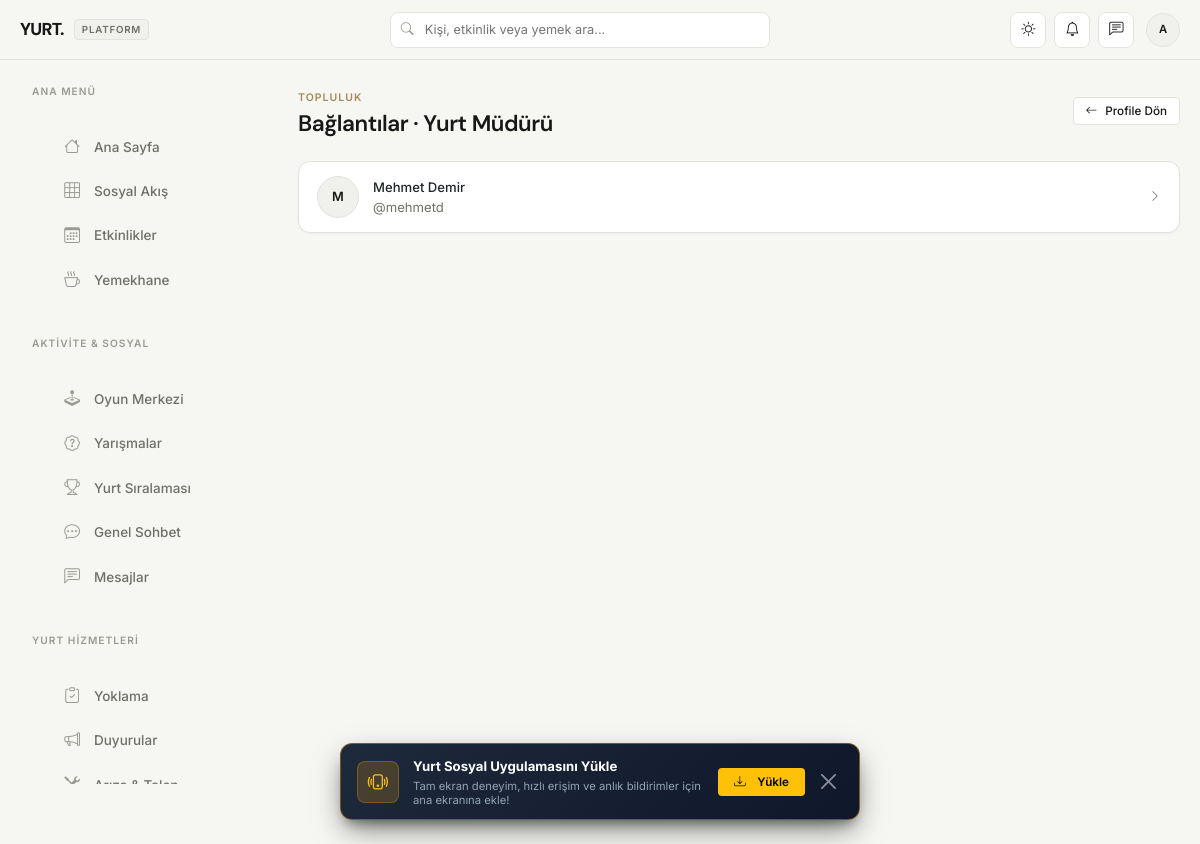
The page /profile/admin/followers (signed in) on the database as committed earlier.
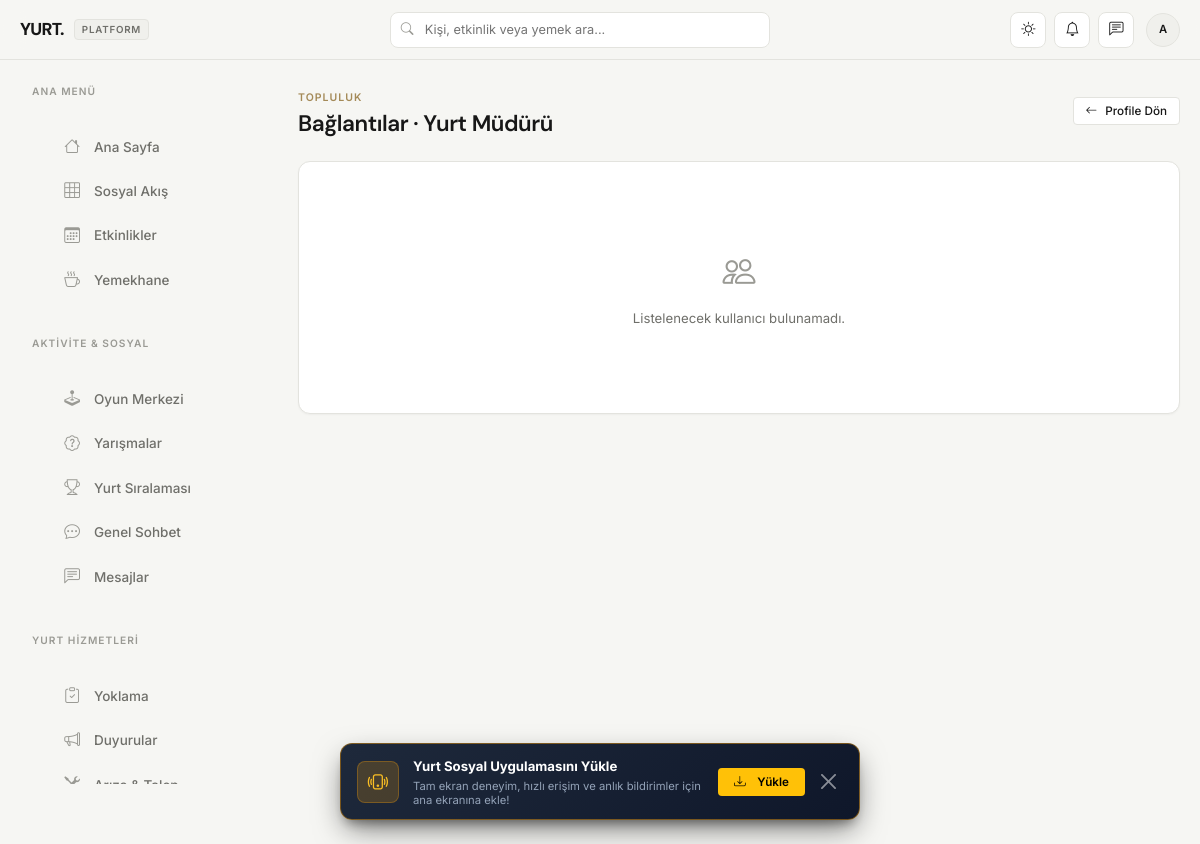
The same page on the database as committed later.
### tables this page shows
CREATE TABLE users (
            id INTEGER PRIMARY KEY AUTOINCREMENT,
            username TEXT UNIQUE NOT NULL,
            password TEXT NOT NULL,
            full_name TEXT NOT NULL,
            room_number TEXT,
            is_admin INTEGER DEFAULT 0,
            created_at TIMESTAMP DEFAULT CURRENT_TIMESTAMP
        , profile_photo TEXT, bio TEXT, in_dorm INTEGER DEFAULT 1, profile_theme TEXT DEFAULT 'default', role TEXT DEFAULT 'ogrenci');

### app.py (the view)
@app.route('/profile/<username>/followers')
@login_required
def followers_list(username):
    conn = get_db()
    user = conn.execute('SELECT * FROM users WHERE username = ?', (username,)).fetchone()
    if not user:
        conn.close()
        flash('Kullanıcı bulunamadı.', 'danger')
        return redirect(url_for('dashboard'))
    people = conn.execute('''
        SELECT u.id, u.username, u.full_name, u.profile_photo,
               EXISTS(SELECT 1 FROM follows f2 WHERE f2.follower_id = ? AND f2.followed_id = u.id) as am_following
        FROM follows f JOIN users u ON f.follower_id = u.id
        WHERE f.followed_id = ?
        ORDER BY f.created_at DESC
    ''', (session['user_id'], user['id'])).fetchall()
    conn.close()
    return render_template('follow_list.html', profile_user=user, people=people,
                            list_title='Takipçiler')

### app.py (called while the page is built)
def now_tr():
    return datetime.now(ISTANBUL_TZ)

def can_user_manage_maintenance(user_dict):
    if not user_dict:
        return False
    if user_dict.get('is_admin') or user_dict.get('role') in ['yurt_muduru', 'yurt_mudur_yardimcisi', 'yurt_memuru', 'yurt_temsilcisi', 'yurt_gorevlisi']:
        return True
    return False

def can_user_manage_attendance(user_dict):
    if not user_dict:
        return False
    if user_dict.get('is_admin') or user_dict.get('role') in ['yurt_muduru', 'yurt_mudur_yardimcisi', 'yurt_memuru', 'yurt_temsilcisi', 'kat_1_sorumlusu', 'kat_2_sorumlusu', 'kat_3_sorumlusu', 'kat_4_sorumlusu']:
        return True
    return False

def login_required(f):
    @wraps(f)
    def decorated_function(*args, **kwargs):
        if 'user_id' not in session:
            flash('Lütfen önce giriş yapın.', 'warning')
            return redirect(url_for('login'))
        return f(*args, **kwargs)
    return decorated_function

def get_unread_count(user_id):
    conn = get_db()
    count = conn.execute('''
        SELECT COUNT(*) as c FROM notifications
        WHERE user_id = ? AND is_read = 0
    ''', (user_id,)).fetchone()['c']
    conn.close()
    return count

### templates/follow_list.html (shortened to what this page needs)
{% extends "base.html" %}
{% block content %}
<div class="d-flex align-items-center justify-content-between mb-4">
    <div>
        <span class="kicker">Topluluk</span>
        <h4 class="fw-bold mb-0">Bağlantılar · {{ profile_user.full_name }}</h4>
    </div>
    <a href="{{ url_for('profile', username=profile_user.username) }}" class="btn btn-secondary btn-sm">
        <i class="bi bi-arrow-left"></i> Profile Dön
    </a>
</div>
<div class="card">
    {% if people %}
        <div class="d-flex flex-column">
            {% for u in people %}
            <a href="{{ url_for('profile', username=u.username) }}" class="conversation-item">
                <div class="avatar-ring">
                    {% if u.profile_photo %}
                    <img src="{{ url_for('static', filename='uploads/profiles/' + u.profile_photo) }}" class="avatar" width="42" height="42" alt="" style="width:42px;height:42px;">
                    {% else %}
                    <div class="avatar" style="width:42px;height:42px;">{{ u.full_name[0]|upper }}</div>
                    {% endif %}
                </div>
                <div class="flex-fill min-w-0">
                    <div class="fw-semibold small text-truncate">{{ u.full_name }}</div>
                    <div class="text-muted small text-truncate">@{{ u.username }}{% if u.bio %} · {{ u.bio }}{% endif %}</div>
                </div>
                <i class="bi bi-chevron-right text-muted" style="font-size:0.8rem;"></i>
            </a>
            {% endfor %}
        </div>
    {% else %}
        <div class="card-pad text-center py-5">
            <div class="empty-state">
                <i class="bi bi-people"></i>
                <p class="small text-muted mb-0">Listelenecek kullanıcı bulunamadı.</p>
            </div>
        </div>
    {% endif %}
</div>
{% endblock %}

Rows that differ between the two databases and show on the page:
removed users: full_name "M", full_name "Mehmet Demir", username "mehmetd"
Other text that changed with them:
text now shown: "Listelenecek kullanıcı bulunamadı."
